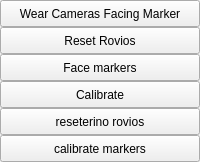
<?xml version="1.0" encoding="UTF-8"?>
<ui version="4.0">
	<class>CalibrationWidget</class>
	<widget class="QWidget" name="CalibrationWidget">
		<widget class="QPushButton" name="don_button">
			<property name="geometry">
				<rect>
					<x>0</x>
					<y>0</y>
					<width>200</width>
					<height>27</height>
				</rect>
			</property>
			<property name="text">
				<string>Wear Cameras Facing Marker</string>
			</property>
		</widget>
		<widget class="QPushButton" name="recalibrate_rovio_button">
			<property name="geometry">
				<rect>
					<x>0</x>
					<y>27</y>
					<width>200</width>
					<height>27</height>
				</rect>
			</property>
			<property name="text">
				<string>Reset Rovios</string>
			</property>
		</widget>
		<widget class="QPushButton" name="calib_vio_button">
			<property name="geometry">
				<rect>
					<x>0</x>
					<y>54</y>
					<width>200</width>
					<height>27</height>
				</rect>
			</property>
			<property name="text">
				<string>Face markers</string>
			</property>
		</widget>
		<widget class="QPushButton" name="calibrate_button">
			<property name="geometry">
				<rect>
					<x>0</x>
					<y>81</y>
					<width>200</width>
					<height>27</height>
				</rect>
			</property>
			<property name="text">
				<string>Calibrate</string>
			</property>
		</widget>
		<widget class="QPushButton" name="srv1_button">
			<property name="geometry">
				<rect>
					<x>0</x>
					<y>108</y>
					<width>200</width>
					<height>27</height>
				</rect>
			</property>
			<property name="text">
				<string>reseterino rovios</string>
			</property>
		</widget>
		<widget class="QPushButton" name="srv2_button">
			<property name="geometry">
				<rect>
					<x>0</x>
					<y>135</y>
					<width>200</width>
					<height>27</height>
				</rect>
			</property>
			<property name="text">
				<string>calibrate markers</string>
			</property>
		</widget>
	</widget>
	<resources/>
	<connections/>
</ui>
